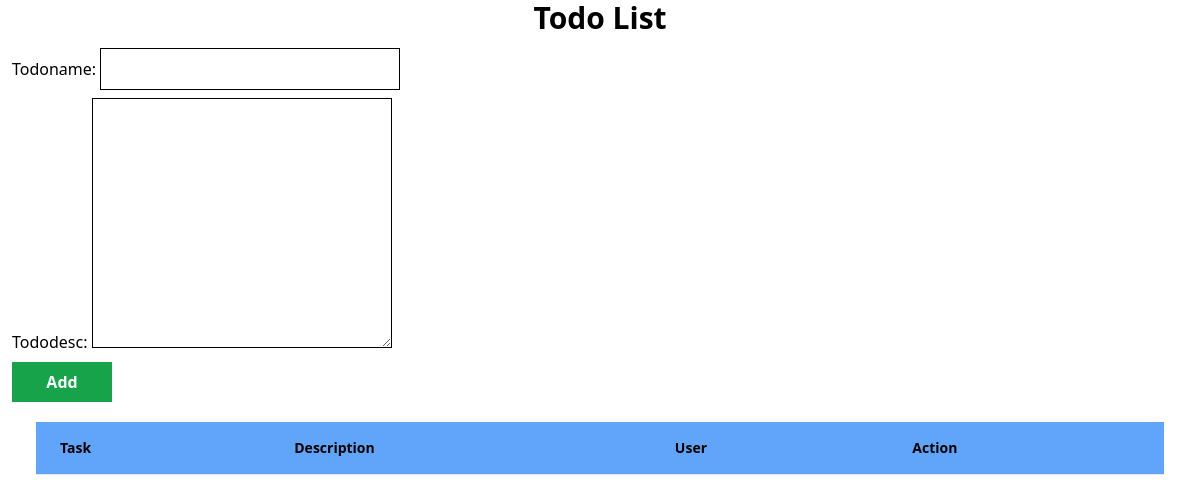
Before: /todo/ (signed in) with the older database file.
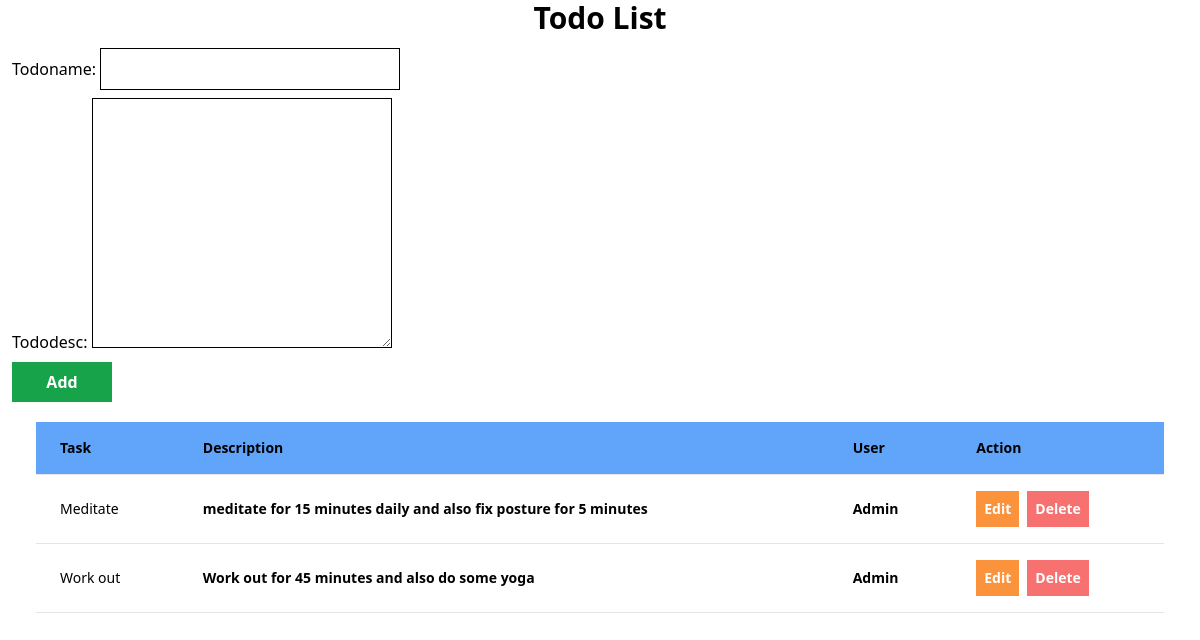
After: the same page with the newer database file.
### todo/models.py (models this page shows, shortened)
class todolist(models.Model):
    todoname = models.CharField(max_length=100)
    tododesc = models.TextField()
    user = models.ForeignKey(User,on_delete=models.CASCADE,default=None)

### todo/views.py (the view, shortened to what this page needs)
# urls.py: path('todo/',include('todo.urls')),
def todo(request):
    form = todoform()
    mylist = todolist.objects.filter(user=request.user)
    data ={'form':form,'list':mylist}
    return render(request,'todo.html',data)

### todo/forms.py
class todoform(forms.ModelForm):
    class Meta:
        model = todolist
        fields = ['todoname','tododesc']
        widgets={
            'todoname':forms.TextInput(attrs={'class':'border border-black p-2 w-[300px]'}),
            'tododesc':forms.Textarea(attrs={'class':'border border-black p-1 w-[300px]'}),
        }

### templates/todo.html (shortened to what this page needs)
<!DOCTYPE html>
<html lang="en">
<head>
    <script src="https://cdn.tailwindcss.com"></script>
</head>
<body>
    <h1 align="center" class="text-3xl font-bold">Todo List</h1>
    <form action="" method="post" class="p-3 flex flex-col gap-2">
        {{form}}
        <button name="sub" class="bg-green-600 p-2 w-[100px] hover:bg-green-800 text-white font-semibold">Add</button>
    </form>
    <section>
        <div class="flex flex-col">
            <div class="overflow-x-auto sm:-mx-6 lg:mx-1">
              <div class="inline-block min-w-full py-2 sm:px-6 lg:px-8">
                <div class="overflow-hidden">
                  <table
                    class="min-w-full text-left text-sm font-light text-surface dark:text-white">
                    <thead
                      class="border-b border-neutral-200 font-medium bg-blue-400 dark:border-white/10">
                      <tr>
                        <th scope="col" class="px-6 py-4">Task</th>
                        <th scope="col" class="px-6 py-4">Description</th>
                        <th scope="col" class="px-6 py-4">User</th>
                        <th scope="col" class="px-6 py-4">Action</th>
                      </tr>
                    </thead>
                    <tbody>
                    {% for t in list %}
                      <tr class="border-b border-neutral-200 dark:border-white/10">
                        <td class="whitespace-nowrap px-6 py-4 font-medium">{{t.todoname | capfirst}}</td>
                        <td class="whitespace-nowrap px-6 py-4 font-semibold">{{t.tododesc | capfirst}}</td>
                        <td class="whitespace-nowrap px-6 py-4 font-semibold">{{t.user | capfirst}}</td>
                        <td class="whitespace-nowrap px-6 py-4 flex gap-2"><button class=" bg-orange-400 p-2 text-white font-semibold hover:bg-orange-600"><a href="edit/{{t.id}}">Edit</a></button><button class="bg-red-400 text-white font-semibold p-2 hover:bg-red-600 "><a href="del/{{t.id}}">Delete</a></button></td>
                      </tr>
                      {% endfor %}
                    </tbody>
                  </table>
                </div>
              </div>
            </div>
          </div>
    </section>
</body>
</html>

Changed rows visible on the page:
added todolist: todoname "Meditate", tododesc "meditate for 15 minutes daily and also fix posture for 5 minutes", user "Admin"
added todolist: todoname "Work out", tododesc "Work out for 45 minutes and also do some yoga", user "Admin"
